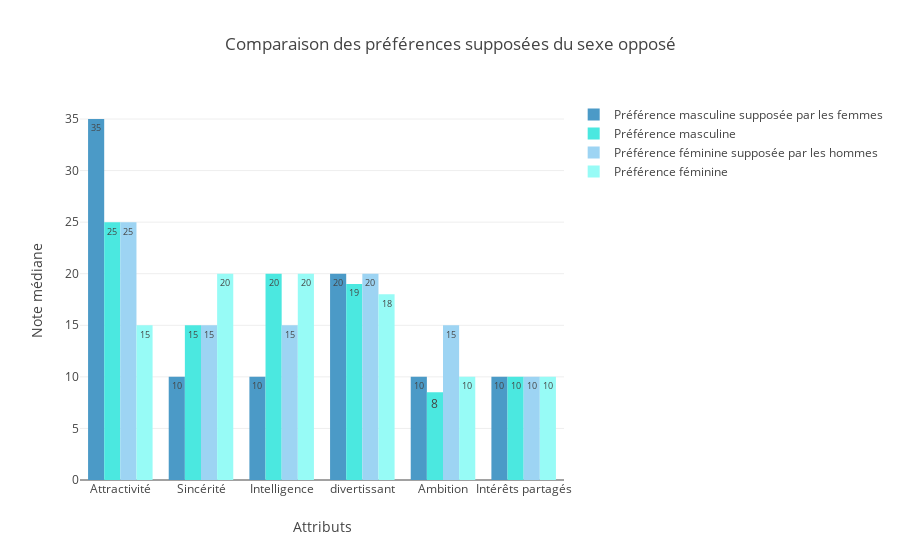

Notebook cell for this chart:
### Markdown cell above
Les attributs les moins recherchés par les hommes sont l'ambition et les intérêts partagés, et il en va de même chez les femmes. 

L'attractivité semble être la priorité absolue pour les hommes, tandis que l'intelligence et la sincérité constituent les qualités les plus recherchées chez les femmes.

### Code cell
# 2_1 : What do you think the opposite sex looks for in a date?

y_values_M_2 = []
y_values_F_2 = []
for col_name in attributes :
    y_values_M_2.append(df_Grouped_M[f"{col_name}2_1"].median()) 
    y_values_F_2.append(df_Grouped_F[f"{col_name}2_1"].median()) 


fig = go.Figure()


fig.add_trace(go.Bar(
    x=attribute_names,
    y=y_values_F_2,
    text=[str(round(num)) for num in y_values_F_2],
    textposition='auto',
    name='Préférence masculine supposée par les femmes'
))

fig.add_trace(go.Bar(
    x=attribute_names,
    y=y_values_M,
    text=[str(round(num)) for num in y_values_M],
    textposition='auto',
    name='Préférence masculine'
))

fig.add_trace(go.Bar(
    x=attribute_names,
    y=y_values_M_2,
    text=[str(round(num)) for num in y_values_M_2],
    textposition='auto',
    name='Préférence féminine supposée par les hommes'
))
fig.add_trace(go.Bar(
    x=attribute_names,
    y=y_values_F,
    text=[str(round(num)) for num in y_values_F],
    textposition='auto',
    name='Préférence féminine'
))


fig.update_layout(
    title="Comparaison des préférences supposées du sexe opposé",
    xaxis_title="Attributs",
    yaxis_title="Note médiane",
    barmode="group"
)

fig.show()

### Figure 1 — Plotly figure (JSON) as saved in the notebook; plotly's stock layout.template omitted (floating-point values rounded to 4 significant figures)
{"data": [{"name": "Préférence masculine supposée par les femmes", "text": ["35", "10", "10", "20", "10", "10"], "textposition": "auto", "type": "bar", "x": ["Attractivité", "Sincérité", "Intelligence", "divertissant", "Ambition", "Intérêts partagés"], "y": [35, 10, 10, 20, 10, 10]}, {"name": "Préférence masculine", "text": ["25", "15", "20", "19", "8", "10"], "textposition": "auto", "type": "bar", "x": ["Attractivité", "Sincérité", "Intelligence", "divertissant", "Ambition", "Intérêts partagés"], "y": [25, 15, 20, 19, 8.5, 10]}, {"name": "Préférence féminine supposée par les hommes", "text": ["25", "15", "15", "20", "15", "10"], "textposition": "auto", "type": "bar", "x": ["Attractivité", "Sincérité", "Intelligence", "divertissant", "Ambition", "Intérêts partagés"], "y": [25, 15, 15, 20, 15, 10]}, {"name": "Préférence féminine", "text": ["15", "20", "20", "18", "10", "10"], "textposition": "auto", "type": "bar", "x": ["Attractivité", "Sincérité", "Intelligence", "divertissant", "Ambition", "Intérêts partagés"], "y": [15, 20, 20, 18, 10, 10]}], "layout": {"barmode": "group", "title": {"text": "Comparaison des préférences supposées du sexe opposé"}, "xaxis": {"title": {"text": "Attributs"}}, "yaxis": {"title": {"text": "Note médiane"}}}}
